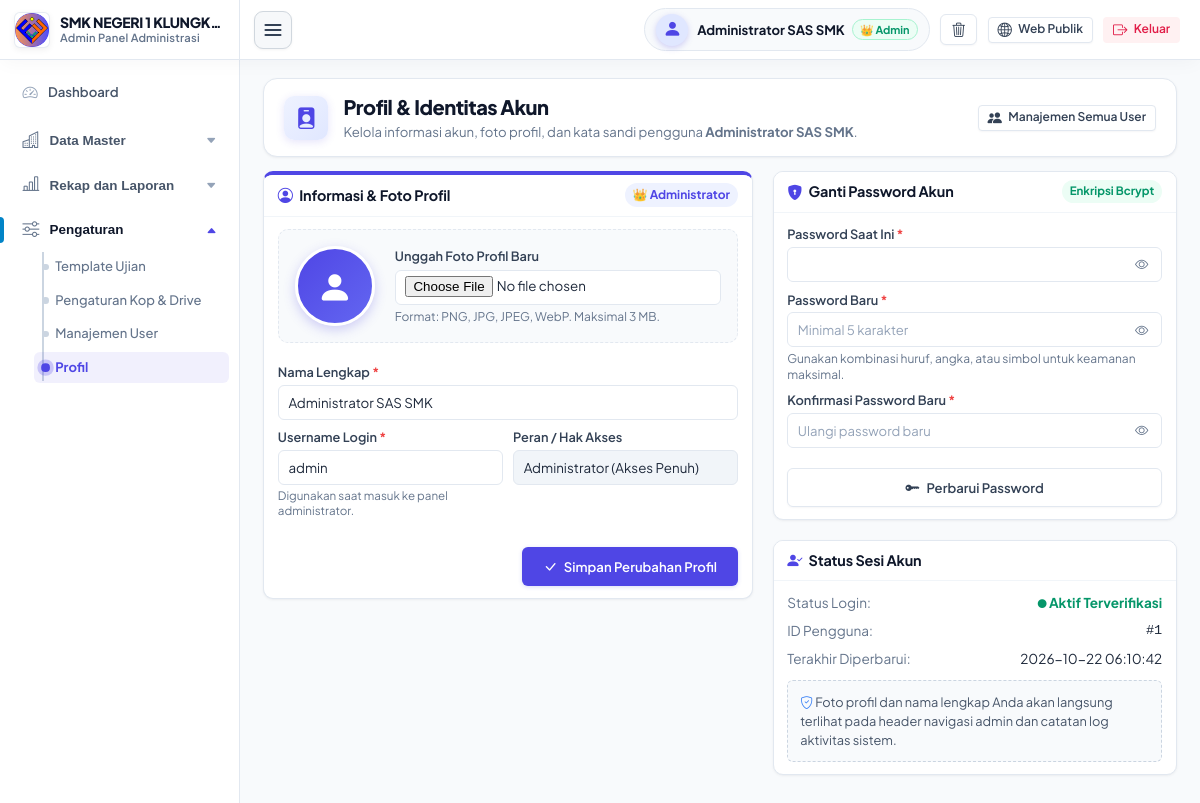
The app's page /admin/profil.php (signed in), older data.
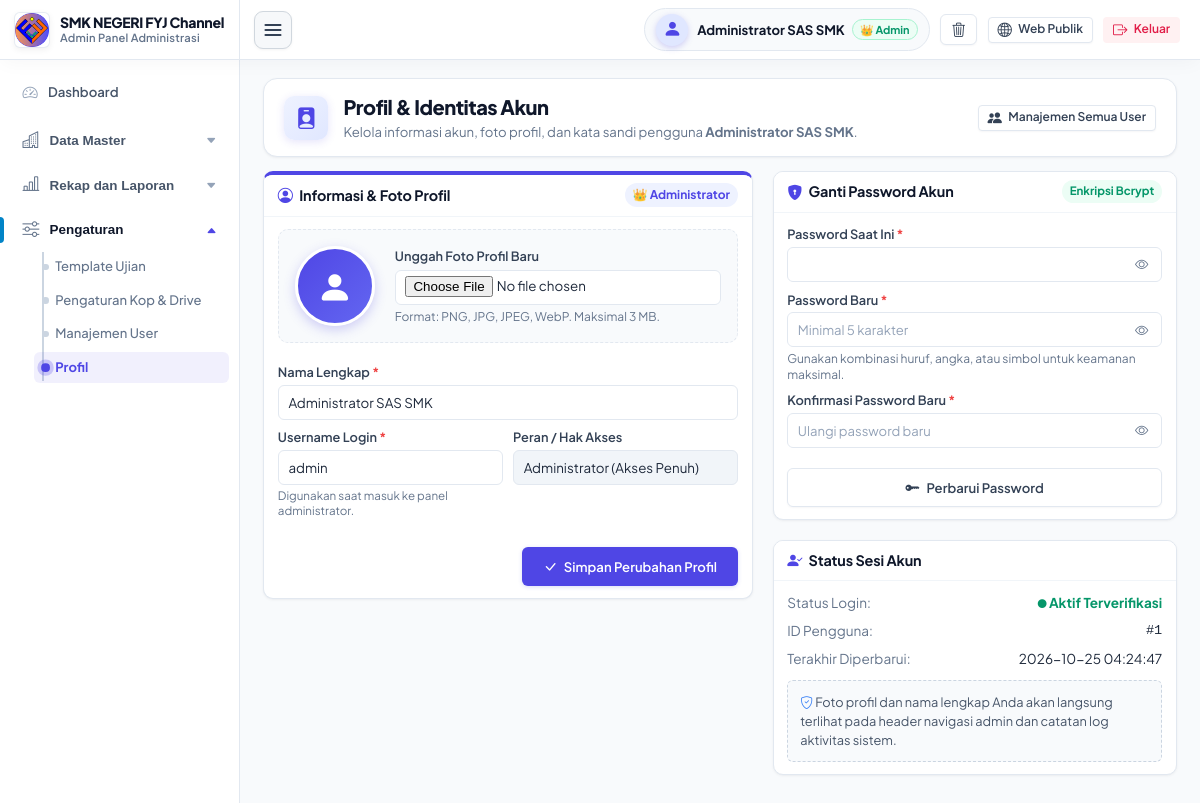
The same page, newer data.
### tables this page shows
CREATE TABLE users (
    id INTEGER PRIMARY KEY AUTOINCREMENT,
    username VARCHAR(50) UNIQUE NOT NULL,
    password VARCHAR(255) NOT NULL,
    nama_lengkap VARCHAR(100) DEFAULT '',
    role VARCHAR(20) DEFAULT 'admin',
    created_at DATETIME,
    updated_at DATETIME
, password_plain VARCHAR(255) DEFAULT '', foto VARCHAR(255) DEFAULT NULL);

### config/database.php (called while the page is built, shortened)
<?php
function getDb(): PDO {
    static $pdo = null;
    if ($pdo !== null) {
        return $pdo;
    }
    if (DB_TYPE === 'sqlite') {
        $dsn = 'sqlite:' . DB_SQLITE_PATH;
        $pdo = new PDO($dsn, null, null, [
            PDO::ATTR_ERRMODE => PDO::ERRMODE_EXCEPTION,
            PDO::ATTR_DEFAULT_FETCH_MODE => PDO::FETCH_ASSOC,
        ]);
        $pdo->exec('PRAGMA foreign_keys = ON;');
        $pdo->exec('PRAGMA journal_mode = WAL;');
    }
    return $pdo;
}
function dbQuery(string $sql, array $params = []): PDOStatement {
    $db = getDb();
    $stmt = $db->prepare($sql);
    $stmt->execute($params);
    return $stmt;
}
function dbFetch(string $sql, array $params = []): ?array {
    $stmt = dbQuery($sql, $params);
    $res = $stmt->fetch();
    return $res ?: null;
}

### config/functions.php (called while the page is built, shortened)
<?php
require_once __DIR__ . '/database.php';
function get_logged_in_user(): ?array {
    $id = (int)($_SESSION['admin_id'] ?? 0);
    if ($id > 0) {
        $u = dbFetch("SELECT * FROM users WHERE id = :id", ['id' => $id]);
        if ($u) return $u;
    }
    return null;
}
    ?>

### admin/profil.php (the view, shortened to what the rows shown need)
<?php
require_once __DIR__ . '/../config/functions.php';
require_once __DIR__ . '/layout_header.php';
?>
<div class="page-header-card">
    <div class="page-header-content">
        <div>
            <h1 class="page-header-title">Profil & Identitas Akun</h1>
            <p class="page-header-subtitle">
                Kelola informasi akun, foto profil, dan kata sandi pengguna <strong><?= htmlspecialchars($user['nama_lengkap'] ?: $user['username']) ?></strong>.
            </p>
        </div>
    </div>
</div>
<div class="split-layout" style="height: auto; align-items: flex-start; gap: 1.25rem;">
    <div style="flex: 1.15; min-width: 0;">
        <div class="card" style="border-top: 4px solid var(--primary); margin-bottom: 1.25rem;">
            <div class="card-body">
                <form method="POST" action="/admin/profil.php" enctype="multipart/form-data">
                    <div class="form-group">
                        <label class="form-label" for="nama_lengkap">Nama Lengkap <span class="required">*</span></label>
                        <input type="text" name="nama_lengkap" id="nama_lengkap" class="form-control"
                               value="<?= htmlspecialchars($user['nama_lengkap']) ?>" placeholder="Masukkan nama lengkap Anda..." required>
                    </div>
                    <div class="grid-2">
                        <div class="form-group">
                            <label class="form-label" for="username">Username Login <span class="required">*</span></label>
                            <input type="text" name="username" id="username" class="form-control"
                                   value="<?= htmlspecialchars($user['username']) ?>" placeholder="Username login" required>
                            <div class="form-hint">Digunakan saat masuk ke panel administrator.</div>
                        </div>
                    </div>
                </form>
            </div>
        </div>
    </div>
    <div style="flex: 0.95; min-width: 0;">
        <div class="card">
            <div class="card-body" style="font-size: 0.85rem;">
                <div style="display: flex; justify-content: space-between; margin-bottom: 0.5rem;">
                    <span style="color: var(--text-muted);">ID Pengguna:</span>
                    <code>#<?= htmlspecialchars((string)$user['id']) ?></code>
                </div>
                <div style="display: flex; justify-content: space-between; margin-bottom: 0.5rem;">
                    <span style="color: var(--text-muted);">Terakhir Diperbarui:</span>
                    <span><?= htmlspecialchars($user['updated_at'] ?? $user['created_at'] ?? '-') ?></span>
                </div>
            </div>
        </div>
    </div>
</div>
<?php require_once __DIR__ . '/layout_footer.php'; ?>

Row changes from the older to the newer data that the page shows:
changed users "Administrator SAS SMK": updated_at "2026-10-22 06:10:42" → "2026-10-25 04:24:47"
Text that changed along with them:
$namaSekolah: "SMK NEGERI 1 KLUNGK…" → "SMK NEGERI FYJ Channel"
